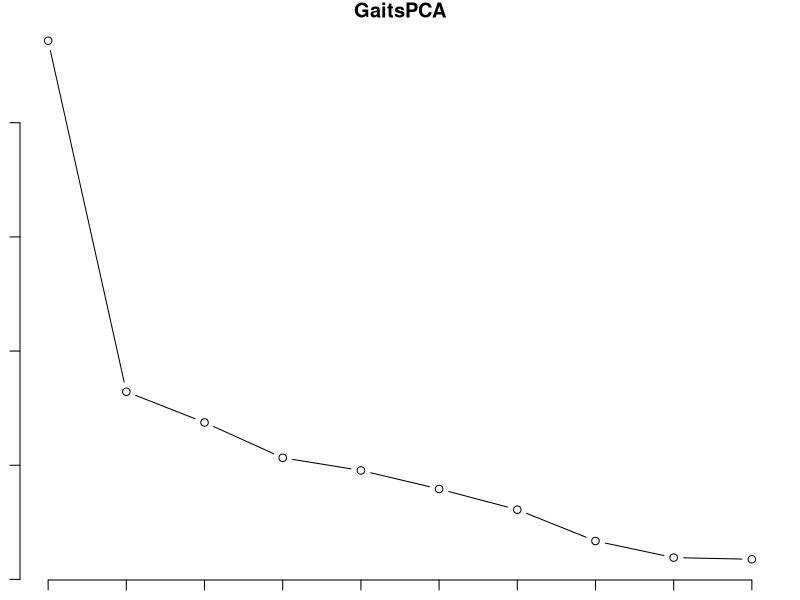
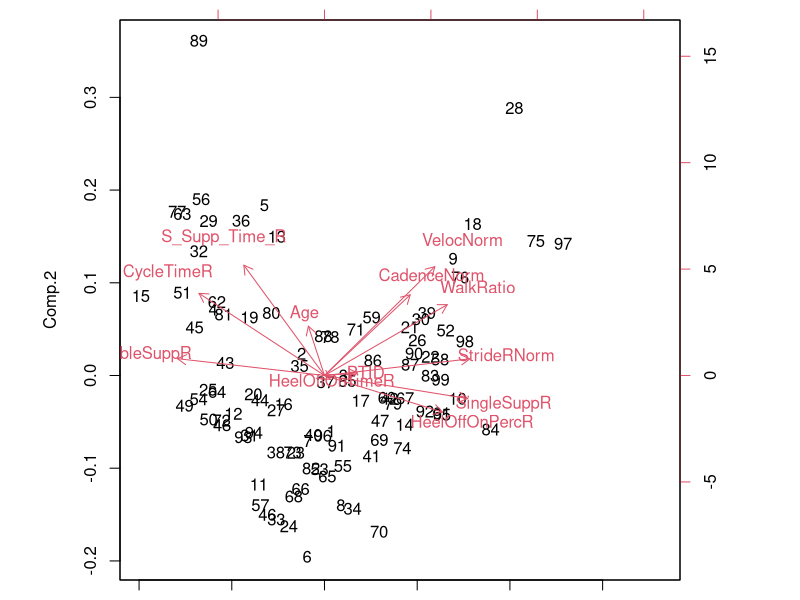
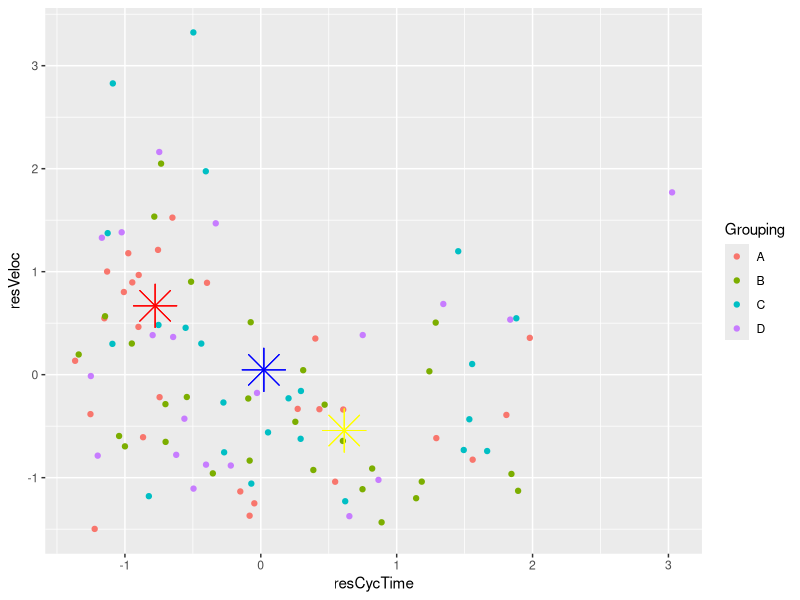
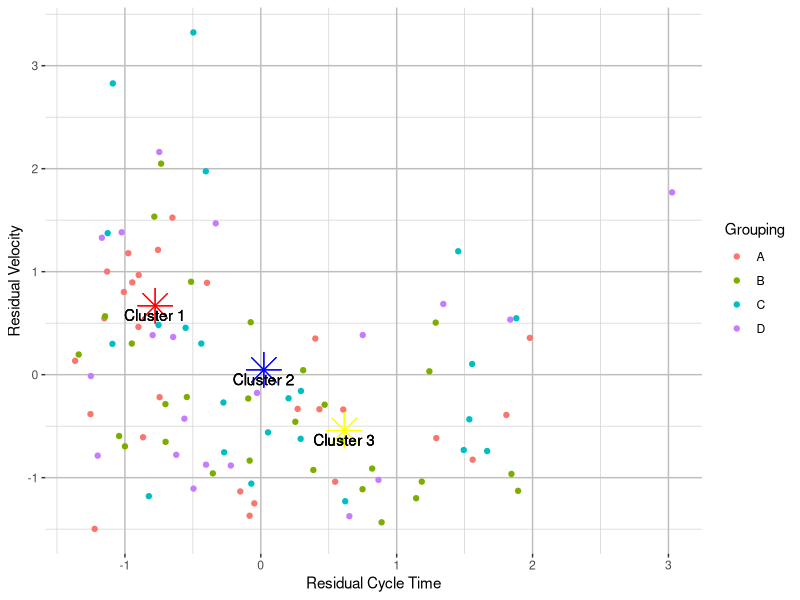
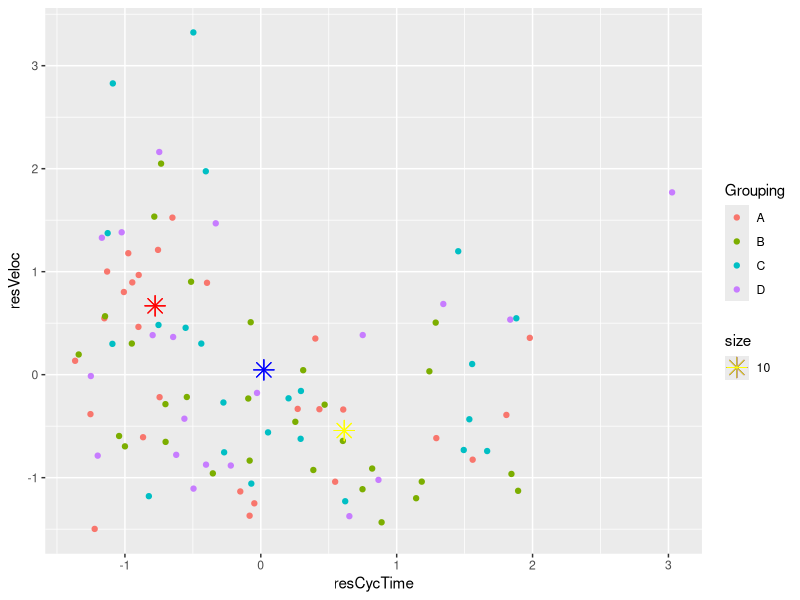
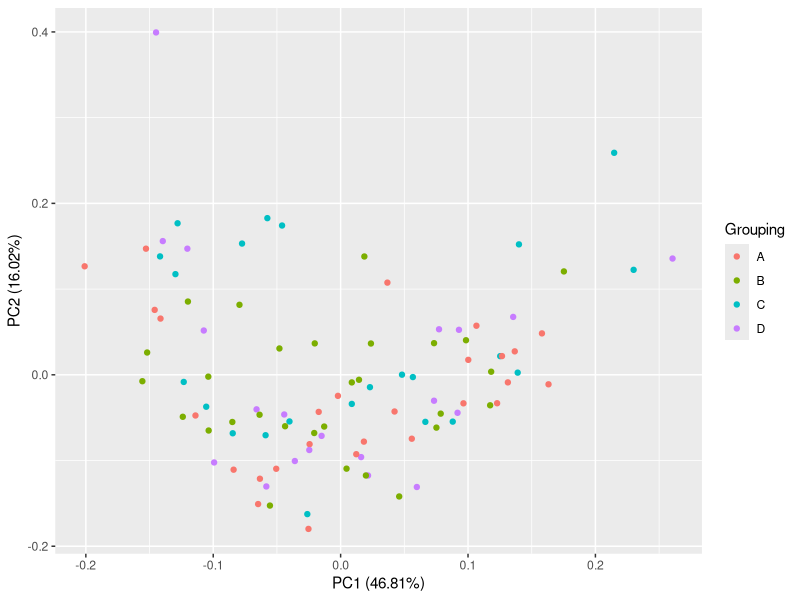
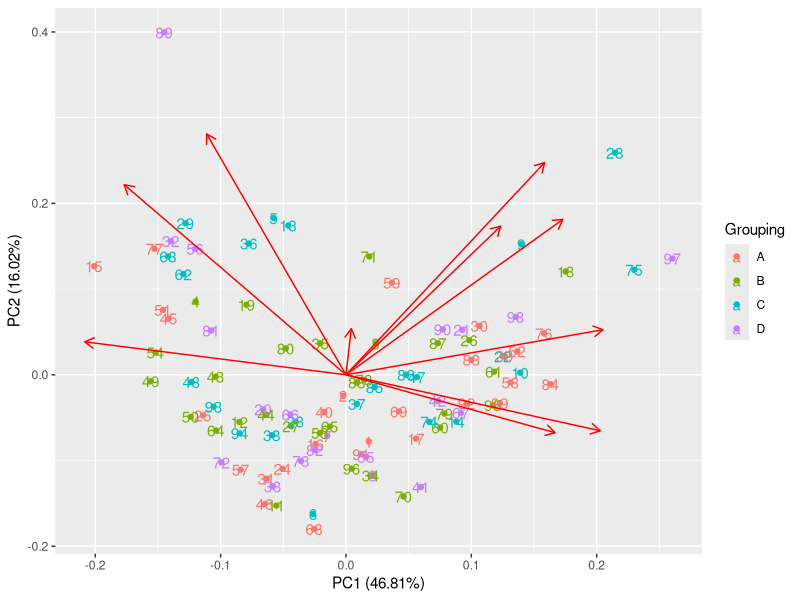

Reproduce these figures in R, in order. (Note: this script raises an error after producing the figures.)
library(dplyr)
library(sqldf)
library(psych)

#### Import Data Set ####
ALL_gaits2a <- read.csv("ALL_dataset2.csv",na.strings=c("","NA"), fileEncoding="UTF-8-BOM")

####  Principal Components Example ####
## drop out character variable "Grouping" (column #3) ##

ALL_gaits2 <- select(ALL_gaits2a, c(-3))

cor(ALL_gaits2)  ## quick output of correlations in console ('stats' package)
corr.test(ALL_gaits2)  ## reports all correlations & p-values ('psych' package)

View(cor(ALL_gaits2))  ## Usually works to display data set in a "spreadsheet" format
View(corr.test(ALL_gaits2))  ## Doesn't work for all data objects, unfortunately

GaitsPCA <- princomp(ALL_gaits2, cor=T)
GaitsPCA ##  Eigenvalues 

summary(GaitsPCA)  ##  Proportion of variance explained
loadings(GaitsPCA) ##  Loading values for each Eigenvector

graphics.off()
par("mar")
par(mar=c(1,1,1,1))

plot(GaitsPCA,type="lines") ## scree plot
biplot(GaitsPCA)  ## dots & arrows plot

#### Gaits K-means Clustering ####

## Step #1 - Create a matrix of the clustering data ##
## Can specify either individual variables or column ranges ##
## If specifying column range, no need to rename columns later ##

#### Residualized Gait Data (factor out Age), PCA ####

lmVeloc <- lm(VelocNorm~Age, data=ALL_gaits2)
resVeloc <- residuals(lmVeloc)

lmCad <- lm(CadenceNorm~Age, data=ALL_gaits2)
resCad <- as.numeric(residuals(lmCad))

lmStride <- lm(StrideRNorm~Age, data=ALL_gaits2)
resStride <- residuals(lmStride)

lmWalkR <- lm(WalkRatio~Age, data=ALL_gaits2)
resWalkR <- residuals(lmWalkR)

lmCycTime<- lm(CycleTimeR~Age, data=ALL_gaits2)
resCycTime <- residuals(lmCycTime)

lmSSupP <- lm(SingleSuppR~Age, data=ALL_gaits2)
resSSupP <- residuals(lmSSupP)

lmSSupT <- lm(S_Supp_Time_R~Age, data=ALL_gaits2)
resSSupT <- residuals(lmSSupT)

lmDSupP <- lm(DoubleSuppR~Age, data=ALL_gaits2)
resDSupP <- residuals(lmDSupP)

lmHeelOOT <- lm(HeelOffOnTimeR~Age, data=ALL_gaits2)
resHeelOOT <- residuals(lmHeelOOT)

lmHeelOOP <- lm(HeelOffOnPercR~Age, data=ALL_gaits2)
resHeelOOP <- residuals(lmHeelOOP)

resGaits <- cbind(resVeloc,resCad, resStride, resWalkR,
                  resCycTime, resSSupP, resSSupT, resDSupP,
                  resHeelOOT, resHeelOOP) ## Create matrix of residualized data ##


resGaitsIDs <- select(ALL_gaits2a, c(1:3)) ## Extract PTID, Age, & Grouping from original data

## Step #2 - Standardize variables in matrix, update row names ##

resGaits2 <- scale(resGaits) # Apply scaling to residualized data
View(resGaits2)  ##  Data has been scaled in terms of Standard Deviation
rownames(resGaits2) <- resGaitsIDs$PTID  ##  Add handles to residualized data

## Step #3 - Run the K-Means algorithm, specify 3 clusters (a priori) ##
model <- kmeans(resGaits2, 3)
print(model)

## breakdown ##
model$cluster  ## clustering membership ##
model$size  ## number of units within clusters ##
model$centers  ## reports value centers ##
model$totss ## reports total sum of squares ##
model$withinss ## reports within sum of squares ##
model$tot.withinss ## total within-cluster sum of squares ##

## plot cluters & scenters via scatterplot ##
centers <- data.frame(model$centers)

## Add Timepoint Data to matrix of Scaled cluster data ##
resGaits4 <- cbind(resGaitsIDs,resGaits2)
View(resGaits4)
names(resGaits4)[3] <- c("Grouping")
resGaits4$Grouping <- as.factor(resGaits4$Grouping)

## Scatterplot of specific data, also display centers ##
require(ggplot2)
ggplot()+geom_point(data=resGaits4, aes(x=resCycTime, y=resVeloc, color = Grouping))+
  geom_point(data=centers, aes(x=resCycTime[1], y=resVeloc[1]), size=10, color="Red", shape=8)+
  geom_point(data=centers, aes(x=resCycTime[2], y=resVeloc[2]), size=10, color="Blue", shape=8)+
  geom_point(data=centers, aes(x=resCycTime[3], y=resVeloc[3]), size=10, color="Yellow", shape=8)+
  theme(legend.position="right")+
  labs(color="Grouping")

## Can add center labels to the scatterplot using "geomtext" function ##
ggplot()+geom_point(data=resGaits4, aes(x=resCycTime, y=resVeloc, color = Grouping))+
  geom_point(data=centers, aes(x=resCycTime[1], y=resVeloc[1]), size=8,color="Red", shape=8)+
  geom_text(data=centers, aes(x=resCycTime[1], y=resVeloc[1]-0.09), label="Cluster 1")+
  geom_point(data=centers, aes(x=resCycTime[2], y=resVeloc[2]), size=8,color="Blue", shape=8)+
  geom_text(data=centers, aes(x=resCycTime[2], y=resVeloc[2]-0.09), label="Cluster 2")+
  geom_point(data=centers, aes(x=resCycTime[3], y=resVeloc[3]), size=8, color="Yellow", shape=8)+
  geom_text(data=centers, aes(x=resCycTime[3], y=resVeloc[3]-0.09), label="Cluster 3")+
  labs(color="Grouping")+
  theme(plot.title = element_text(hjust = 0.5),panel.background = element_rect(fill = "white"),
        panel.grid.major = element_line(colour = "grey"),panel.grid.minor = element_line(colour = "lightgrey"))+
  ylab("Residual Velocity")+
  xlab("Residual Cycle Time")

ggplot()+geom_point(data=resGaits4, aes(x=resCycTime, y=resVeloc, color = Grouping))+
  geom_point(data=centers, aes(x=resCycTime[1], y=resVeloc[1], size=10), color="Red", shape=8)+
  geom_point(data=centers, aes(x=resCycTime[2], y=resVeloc[2], size=10), color="Blue", shape=8)+
  geom_point(data=centers, aes(x=resCycTime[3], y=resVeloc[3], size=10), color="Yellow", shape=8)+
  theme(legend.position="right")

## 'ggfortify' library, add lassoes to the scatterplot ##
library(ggfortify)

## PCA plot via 'ggplot2' package, base R 'stats' package ##
## Loadings option displays eigenvectors ##
autoplot(prcomp(resGaits2), data=resGaits4, colour='Grouping');  ## datapoints 
autoplot(prcomp(resGaits2), data=resGaits4, colour='Grouping', loadings = T, label=T) ## with vectors

## K-means clusters via 'ggplot2' package, base R 'stats' package ##
## Generalizes full dataset instead of specific attributes ##
autoplot(kmeans(resGaits2,3), data=resGaits3) ## colored clusters 
autoplot(kmeans(resGaits2,3), data=resGaits3, label=T, label.size=3) ## with labels

## Lassoes around the clusters, 'cluster' package ##
library(cluster)
autoplot(pam(resGaits4[-5],3), data=resGaits2, frame=TRUE, frame.type='norm', label=T)
